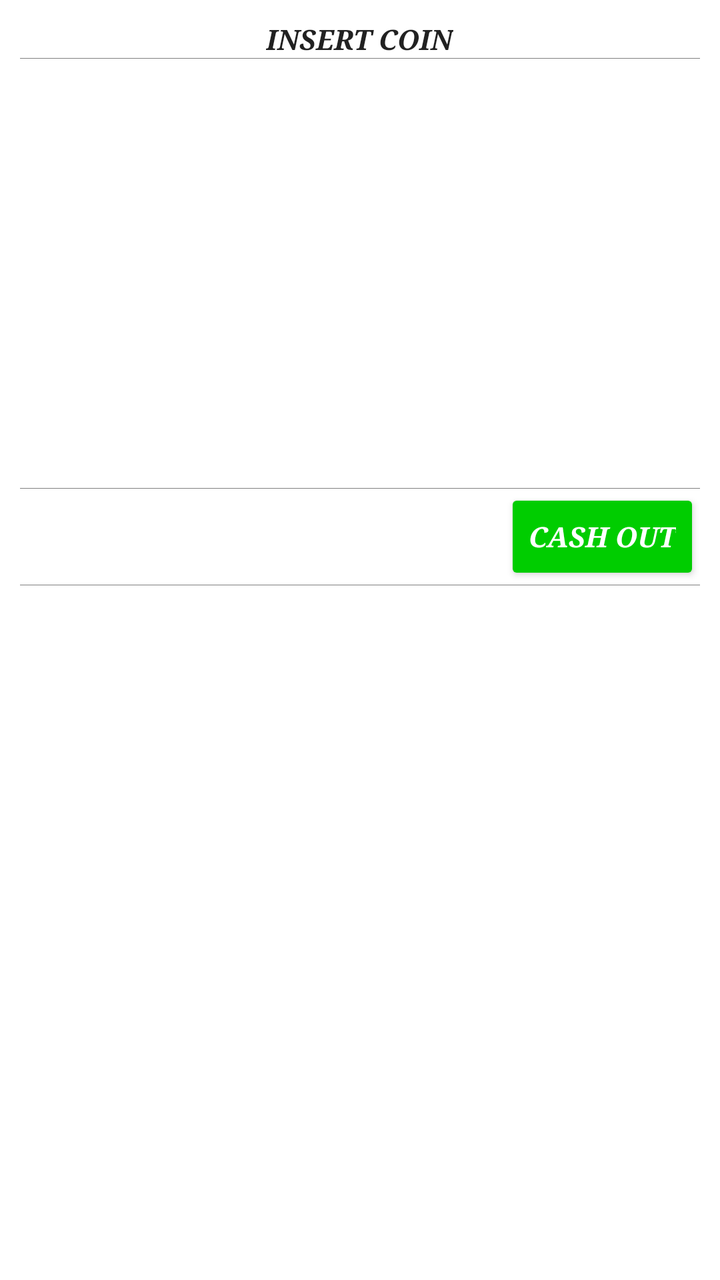
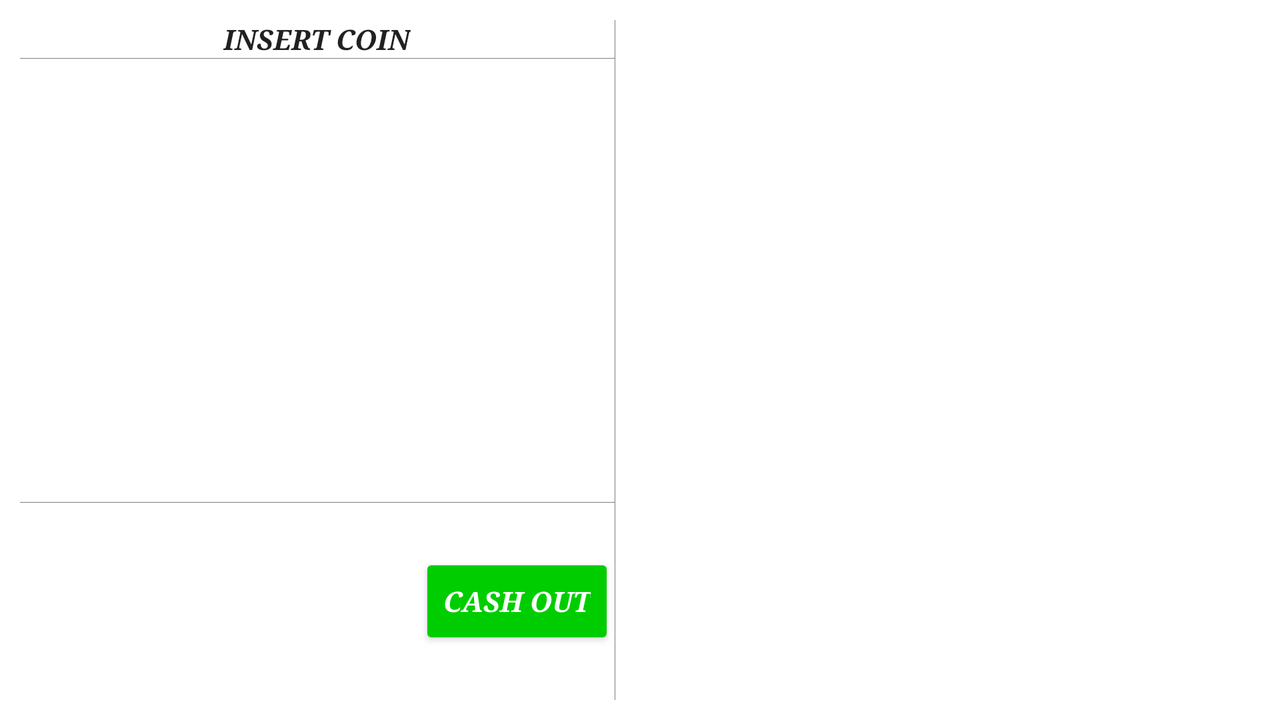

Compare how this app lays out the same screen by default and in its alternative resource folder. The renders come first, then the two layout files and the values they reference.
<!-- AndroidManifest.xml: activity theme VendingTheme.ActionBarStyle -->
<!-- res/layout/fragment_vending_machine.xml -->
<?xml version="1.0" encoding="utf-8"?>
<LinearLayout xmlns:android="http://schemas.android.com/apk/res/android"
              xmlns:app="http://schemas.android.com/apk/res-auto"
              xmlns:tools="http://schemas.android.com/tools"
              android:layout_width="match_parent"
              android:layout_height="match_parent"
              android:background="@color/pureWhite"
              android:orientation="vertical"
              android:padding="10dp">

    <RelativeLayout
        android:id="@+id/top_panel_container"
        android:layout_width="match_parent"
        android:layout_height="wrap_content">

        <TextView
            android:id="@+id/text_payment_hint"
            style="@style/VendingTheme.VendingMachineText"
            android:layout_width="wrap_content"
            android:layout_height="wrap_content"
            android:layout_centerHorizontal="true"
            android:layout_centerVertical="true"
            android:text="@string/machine_hint_insert_coin"
            android:textAlignment="center"/>
    </RelativeLayout>

    <View
        android:layout_width="match_parent"
        android:layout_height="0.1dp"
        android:background="@color/transparentBlack"/>

    <android.support.v4.view.ViewPager
        android:id="@+id/item_slide_container"
        android:layout_width="match_parent"
        android:layout_height="0dp"
        android:layout_weight="0.35"
        android:padding="10dp"/>

    <View
        android:layout_width="match_parent"
        android:layout_height="0.1dp"
        android:background="@color/transparentBlack"/>

    <RelativeLayout
        android:id="@+id/store_credit_panel"
        android:layout_width="match_parent"
        android:layout_height="wrap_content">

        <TextView
            android:id="@+id/text_credit"
            android:layout_width="wrap_content"
            android:layout_height="wrap_content"
            android:layout_alignParentStart="true"
            android:layout_centerVertical="true"
            android:textAllCaps="true"
            android:textStyle="italic"
            android:typeface="serif"/>

        <Button
            android:id="@+id/btn_cash_out"
            style="@style/VendingTheme.VendingMachineText"
            android:layout_width="wrap_content"
            android:layout_height="wrap_content"
            android:layout_alignParentEnd="true"
            android:layout_centerVertical="true"
            android:text="@string/btn_cash_out"
            android:textColor="@color/pureWhite"
            android:backgroundTint="@color/lightGreen"
            tools:ignore="RelativeOverlap"/>
    </RelativeLayout>

    <View
        android:layout_width="match_parent"
        android:layout_height="0.1dp"
        android:background="@color/transparentBlack"/>

    <ScrollView
        android:id="@+id/sub_panel"
        android:layout_width="match_parent"
        android:layout_height="0dp"
        android:layout_weight="0.55"
        android:baselineAligned="false"
        android:paddingTop="10dp">

        <RelativeLayout
            android:layout_width="wrap_content"
            android:layout_height="wrap_content">

            <FrameLayout
                android:id="@+id/summary_container"
                android:layout_width="match_parent"
                android:layout_height="wrap_content"
                android:paddingBottom="10dp"/>

            <Button
                android:id="@+id/btn_pay"
                style="@style/VendingTheme.VendingMachineText"
                android:layout_width="wrap_content"
                android:layout_height="wrap_content"
                android:layout_alignParentEnd="true"
                android:layout_below="@id/summary_container"
                android:backgroundTint="@color/azureBlue"
                android:paddingEnd="10dp"
                android:paddingStart="10dp"
                android:text="@string/btn_dialog_pay"
                android:textColor="@color/pureWhite"
                android:visibility="invisible"/>

            <Button
                android:id="@+id/btn_use_credit"
                style="@style/VendingTheme.VendingMachineText"
                android:layout_width="wrap_content"
                android:layout_height="wrap_content"
                android:layout_alignBottom="@id/btn_pay"
                android:layout_toStartOf="@id/btn_pay"
                android:paddingEnd="10dp"
                android:paddingStart="10dp"
                android:paddingTop="10dp"
                android:text="@string/btn_use_credit"
                android:textColor="@color/pureWhite"
                android:visibility="invisible"
                android:backgroundTint="@color/lightGreen"/>
        </RelativeLayout>
    </ScrollView>
</LinearLayout>
<!-- resources referenced by this layout -->
<resources>
  <color name="azureBlue">#007fff</color>
  <color name="lightGreen">#00cd00</color>
  <color name="pureWhite">#FFFFFF</color>
  <color name="transparentBlack">#80000000</color>
  <string name="btn_cash_out">CASH OUT</string>
  <string name="btn_dialog_pay">PAY</string>
  <string name="btn_use_credit">USE CREDIT</string>
  <string name="machine_hint_insert_coin">INSERT COIN</string>
  <style name="VendingTheme.VendingMachineText" parent="Theme.AppCompat.Light.DarkActionBar">
          <item name="android:textStyle">bold|italic</item>
          <item name="android:typeface">serif</item>
      </style>
  <style name="VendingTheme.ActionBarStyle">
          <item name="windowActionBar">false</item>
          <item name="windowNoTitle">true</item>
          <item name="colorControlNormal">#FFFFFF</item>
      </style>
</resources>
<!-- res/layout-land/fragment_vending_machine.xml (the repository's variant of the layout above) -->
<!-- drawn on the phone turned sideways -->
<?xml version="1.0" encoding="utf-8"?>
<LinearLayout xmlns:android="http://schemas.android.com/apk/res/android"
              xmlns:app="http://schemas.android.com/apk/res-auto"
              xmlns:tools="http://schemas.android.com/tools"
              android:layout_width="match_parent"
              android:layout_height="match_parent"
              android:background="@color/pureWhite"
              android:orientation="horizontal"
              android:padding="10dp">

    <RelativeLayout
        android:id="@+id/top_panel_container"
        android:layout_width="0dp"
        android:layout_height="wrap_content"
        android:layout_weight="0.60">

        <LinearLayout
            android:layout_width="match_parent"
            android:layout_height="match_parent"
            android:orientation="vertical"
            android:gravity="center_horizontal">

            <TextView
                android:id="@+id/text_payment_hint"
                style="@style/VendingTheme.VendingMachineText"
                android:layout_width="wrap_content"
                android:layout_height="wrap_content"
                android:text="@string/machine_hint_insert_coin"
                android:textAlignment="center"/>

            <View
                android:id="@+id/top_panel_sub_line"
                android:layout_width="match_parent"
                android:layout_height="0.1dp"
                android:background="@color/transparentBlack"
                android:paddingTop="10dp"/>

            <android.support.v4.view.ViewPager
                android:id="@+id/item_slide_container"
                android:layout_width="match_parent"
                android:layout_height="0dp"
                android:layout_weight="0.45"
                android:padding="10dp"/>

            <View
                android:layout_width="match_parent"
                android:layout_height="0.1dp"
                android:background="@color/transparentBlack"/>

            <RelativeLayout
                android:id="@+id/store_credit_panel"
                android:layout_width="match_parent"
                android:layout_height="0dp"
                android:layout_weight="0.20">

                <TextView
                    android:id="@+id/text_credit"
                    android:layout_width="wrap_content"
                    android:layout_height="wrap_content"
                    android:layout_alignParentStart="true"
                    android:layout_centerVertical="true"
                    android:textAllCaps="true"
                    android:textStyle="italic"
                    android:typeface="serif"/>

                <Button
                    android:id="@+id/btn_cash_out"
                    style="@style/VendingTheme.VendingMachineText"
                    android:layout_width="wrap_content"
                    android:layout_height="wrap_content"
                    android:layout_alignParentEnd="true"
                    android:layout_centerVertical="true"
                    android:text="@string/btn_cash_out"
                    android:textColor="@color/pureWhite"
                    tools:ignore="RelativeOverlap"
                    android:backgroundTint="@color/lightGreen"/>
            </RelativeLayout>
        </LinearLayout>
    </RelativeLayout>


    <View
        android:layout_width="0.1dp"
        android:layout_height="match_parent"
        android:background="@color/transparentBlack"/>

    <ScrollView
        android:id="@+id/sub_panel"
        android:layout_width="0dp"
        android:layout_height="wrap_content"
        android:layout_weight="0.65"
        android:baselineAligned="false"
        android:paddingTop="10dp">

        <RelativeLayout
            android:layout_width="wrap_content"
            android:layout_height="wrap_content">

            <FrameLayout
                android:id="@+id/summary_container"
                android:layout_width="match_parent"
                android:layout_height="wrap_content"
                android:paddingBottom="10dp"/>

            <Button
                android:id="@+id/btn_pay"
                style="@style/VendingTheme.VendingMachineText"
                android:layout_width="wrap_content"
                android:layout_height="wrap_content"
                android:layout_alignParentEnd="true"
                android:layout_below="@id/summary_container"
                android:backgroundTint="@color/azureBlue"
                android:paddingEnd="10dp"
                android:paddingStart="10dp"
                android:text="@string/btn_dialog_pay"
                android:textColor="@color/pureWhite"
                android:textSize="18sp"
                android:visibility="invisible"/>

            <Button
                android:id="@+id/btn_use_credit"
                style="@style/VendingTheme.VendingMachineText"
                android:layout_width="wrap_content"
                android:layout_height="wrap_content"
                android:layout_alignBottom="@id/btn_pay"
                android:layout_toStartOf="@id/btn_pay"
                android:paddingEnd="10dp"
                android:paddingStart="10dp"
                android:paddingTop="10dp"
                android:text="@string/btn_use_credit"
                android:textColor="@color/pureWhite"
                android:textSize="18sp"
                android:visibility="invisible"
                android:backgroundTint="@color/lightGreen"/>
        </RelativeLayout>
    </ScrollView>
</LinearLayout>
